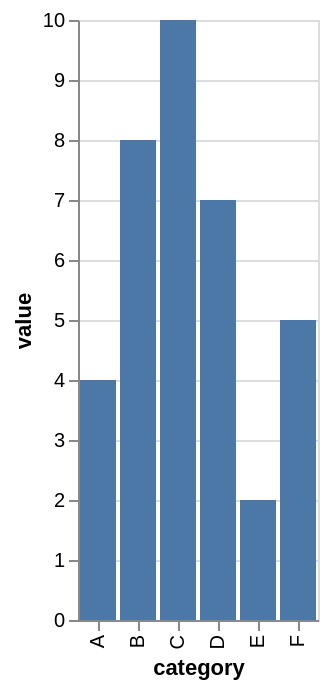

Vega-Lite specification stored for this chart:
### Vega-Lite specification from a JSON file in a GitHub repository (floating-point values rounded to 4 significant figures)
{"config": {"view": {"continuousWidth": 400, "continuousHeight": 300}}, "data": {"name": "data-7f2ae17f805ea4c6ec257b385e55e2cd"}, "mark": "bar", "encoding": {"x": {"field": "category", "type": "nominal"}, "y": {"field": "value", "type": "quantitative"}}, "$schema": "https://vega.github.io/schema/vega-lite/v4.17.0.json", "datasets": {"data-7f2ae17f805ea4c6ec257b385e55e2cd": [{"category": "A", "value": 4}, {"category": "B", "value": 8}, {"category": "C", "value": 10}, {"category": "D", "value": 7}, {"category": "E", "value": 2}, {"category": "F", "value": 5}]}}
